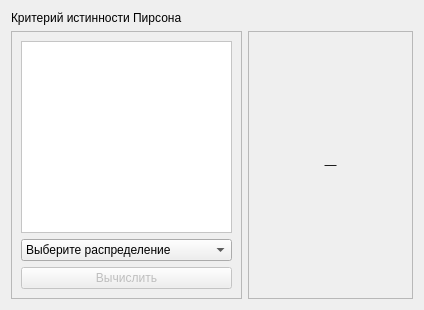
        <widget class="QWidget" name="page_4">
         <layout class="QVBoxLayout" name="verticalLayout_11">
          <item>
           <layout class="QVBoxLayout" name="verticalLayout_7" stretch="1,9">
            <item>
             <widget class="QLabel" name="label_11">
              <property name="text">
               <string>Критерий истинности Пирсона</string>
              </property>
             </widget>
            </item>
            <item>
             <layout class="QHBoxLayout" name="horizontalLayout_5" stretch="4,5">
              <item>
               <widget class="QFrame" name="frame_3">
                <property name="frameShape">
                 <enum>QFrame::Shape::StyledPanel</enum>
                </property>
                <property name="frameShadow">
                 <enum>QFrame::Shadow::Raised</enum>
                </property>
                <layout class="QVBoxLayout" name="verticalLayout_15">
                 <item>
                  <layout class="QVBoxLayout" name="verticalLayout_13">
                   <item>
                    <widget class="QTextEdit" name="teSample">
                     <property name="styleSheet">
                      <string notr="true">QTextEdit {
    background-color: rgb(255, 255, 255);
}</string>
                     </property>
                    </widget>
                   </item>
                   <item>
                    <widget class="QComboBox" name="comboBox">
                     <item>
                      <property name="text">
                       <string>Выберите распределение</string>
                      </property>
                     </item>
                     <item>
                      <property name="text">
                       <string>Равномерное распределение</string>
                      </property>
                     </item>
                     <item>
                      <property name="text">
                       <string>Нормальное распределение</string>
                      </property>
                     </item>
                     <item>
                      <property name="text">
                       <string>Показательное распределение</string>
                      </property>
                     </item>
                    </widget>
                   </item>
                  </layout>
                 </item>
                 <item>
                  <widget class="QPushButton" name="btnPirson">
                   <property name="enabled">
                    <bool>false</bool>
                   </property>
                   <property name="text">
                    <string>Вычислить</string>
                   </property>
                  </widget>
                 </item>
                </layout>
               </widget>
              </item>
              <item>
               <widget class="QFrame" name="frame">
                <property name="frameShape">
                 <enum>QFrame::Shape::StyledPanel</enum>
                </property>
                <property name="frameShadow">
                 <enum>QFrame::Shadow::Raised</enum>
                </property>
                <layout class="QVBoxLayout" name="verticalLayout_14" stretch="7,3">
                 <item>
                  <layout class="QVBoxLayout" name="vlHistogram"/>
                 </item>
                 <item>
                  <widget class="QLabel" name="lblPirsonInfo">
                   <property name="sizePolicy">
                    <sizepolicy hsizetype="Preferred" vsizetype="Preferred">
                     <horstretch>0</horstretch>
                     <verstretch>0</verstretch>
                    </sizepolicy>
                   </property>
                   <property name="minimumSize">
                    <size>
                     <width>100</width>
                     <height>0</height>
                    </size>
                   </property>
                   <property name="maximumSize">
                    <size>
                     <width>16777215</width>
                     <height>16777215</height>
                    </size>
                   </property>
                   <property name="styleSheet">
                    <string notr="true"/>
                   </property>
                   <property name="text">
                    <string>—</string>
                   </property>
                   <property name="alignment">
                    <set>Qt::AlignmentFlag::AlignCenter</set>
                   </property>
                   <property name="wordWrap">
                    <bool>true</bool>
                   </property>
                  </widget>
                 </item>
                </layout>
               </widget>
              </item>
             </layout>
            </item>
           </layout>
          </item>
         </layout>
        </widget>
